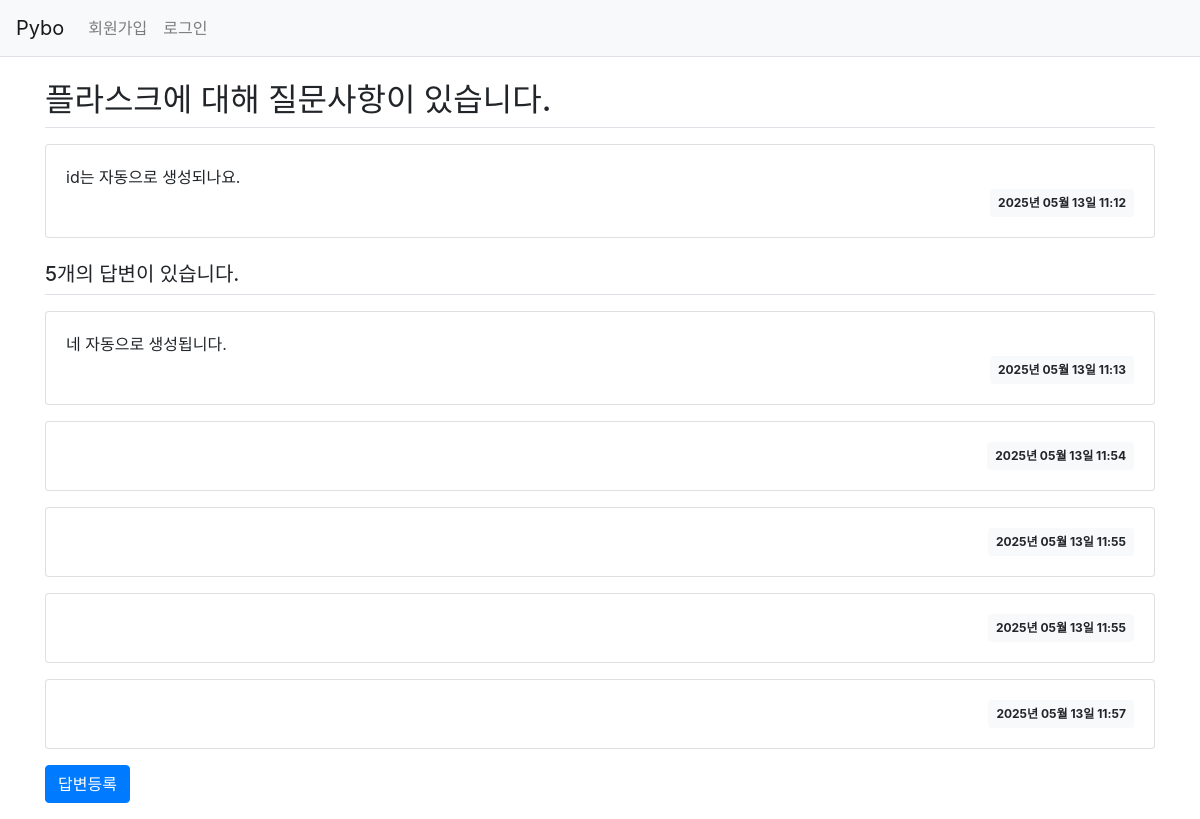
The app's page /question/datail/2/ with its own data.
### pybo/models.py (models this page shows)
class Question(db.Model):
    id = db.Column(db.Integer, primary_key=True)
    subject = db.Column(db.String(200), nullable=False)
    content = db.Column(db.Text(), nullable=False)
    create_date = db.Column(db.DateTime(), nullable=False)

class Answer(db.Model):
    id = db.Column(db.Integer, primary_key=True)
    question_id = db.Column(db.Integer,db.ForeignKey('question.id',ondelete='CASCADE'))
    question=db.relationship('Question',backref=db.backref('answer_set',cascade='all, delete-orphan'))
    content = db.Column(db.Text(), nullable=False)
    create_date = db.Column(db.DateTime(), nullable=False)

### pybo/views/question_views.py (the view)
@bp.route('/datail/<int:question_id>/')
def detail(question_id):
    form = AnswerForm()
    question = Question.query.get_or_404(question_id)
    return render_template('question/question_detail.html',question=question,form=form)

### pybo/forms.py
class AnswerForm(FlaskForm):
    content = TextAreaField('내용',validators=[DataRequired("내용은 필수 입력 항목입니다.")])

### pybo/filter.py (called while the page is built)
def format_datetime(value,fmt='%Y년 %m월 %d일 %H:%M'):
    return value.strftime(fmt)

### pybo/templates/question/question_detail.html (shortened to what this page needs)
{%extends 'base.html'%}
{%block content%}
<div class="container my-3">
    <h2 class="border-bottom py-2">{{question.subject}}</h2>
    <div class="card my-3">
        <div class="card-body">
            <div class="card-text" style="white-space:pre-line;">{{question.content}}</div>
            <div class="d-flex justify-content-end">
                <div class="badge badge-light p-2">
                    {{question.create_date|datetime}}
                </div>
            </div>
        </div>
    </div>
    <h5 class="border-bottom my-3 py-2">{{question.answer_set|length}}개의 답변이 있습니다.</h5>
    {%for answer in question.answer_set%}
    <div class="card my-3">
        <div class="card-body">
            <div class="card-text" style="white-space : pre-line;">{{answer.content}}</div>
            <div class="d-flex justify-content-end">
                <div class="badge badge-light p-2">
                    {{answer.create_date|datetime}}
                </div>
            </div>
        </div>
    </div>
    {%endfor%}
    <form action="{{url_for('answer.create',question_id=question.id)}}" method="post" class="my-3">
        <input type="submit" value="답변등록" class="btn btn-primary">
    </form>
</div>
{%endblock%}

### records on screen
Question: subject "플라스크에 대해 질문사항이 있습니다.", content "id는 자동으로 생성되나요.", create_date "2025년 05월 13일 11:12"
Answer: content "네 자동으로 생성됩니다.", create_date "2025년 05월 13일 11:13"
Answer: create_date "2025년 05월 13일 11:54"
Answer: create_date "2025년 05월 13일 11:55"
Answer: create_date "2025년 05월 13일 11:55"
Answer: create_date "2025년 05월 13일 11:57"

### other values on screen
{{ question.answer_set|length }} "5"
